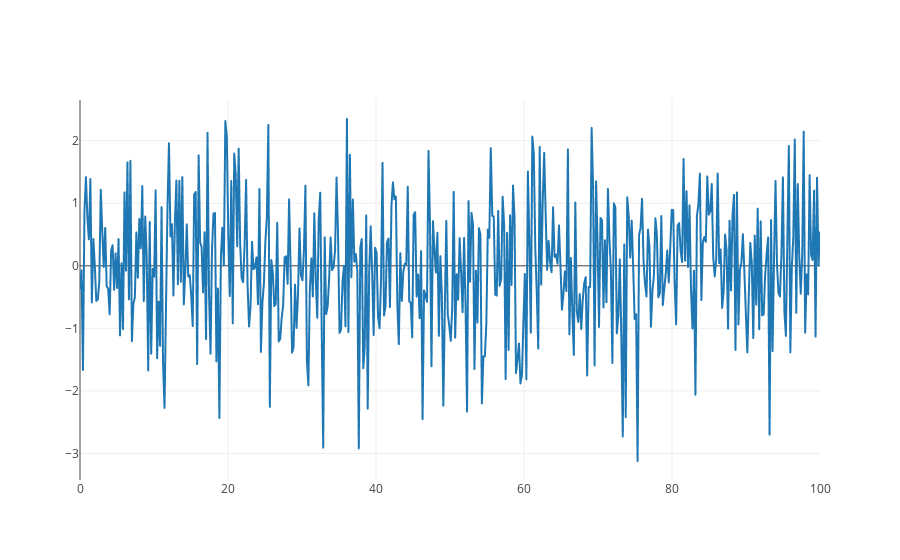

Source (notebook cell):
### Code cell
iplot(data)

### Figure 1 — Plotly figure (JSON) as saved in the notebook; plotly's stock layout.template omitted (floating-point values rounded to 4 significant figures; data arrays with more than 128 entries replaced by an {"elided": "..."} marker saying what was removed)
{"data": [{"type": "scattergl", "uid": "d8545256-8cf8-4a07-a27c-0be00409da9c", "x": {"elided": "500 float values"}, "y": {"elided": "500 float values"}}], "layout": {}}
